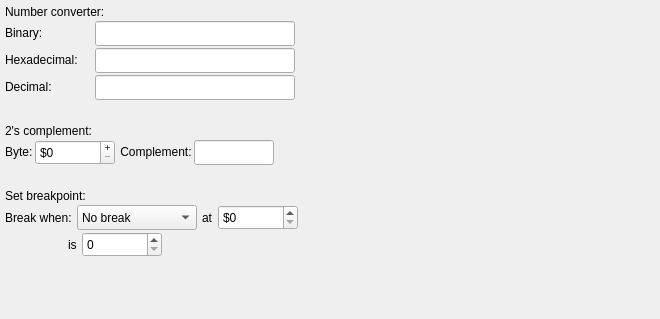
                <widget class="QWidget" name="debugScrollContent">
                 <property name="geometry">
                  <rect>
                   <x>0</x>
                   <y>0</y>
                   <width>660</width>
                   <height>319</height>
                  </rect>
                 </property>
                 <layout class="QVBoxLayout" name="verticalLayout_12">
                  <property name="spacing">
                   <number>2</number>
                  </property>
                  <property name="leftMargin">
                   <number>5</number>
                  </property>
                  <property name="topMargin">
                   <number>5</number>
                  </property>
                  <property name="rightMargin">
                   <number>5</number>
                  </property>
                  <property name="bottomMargin">
                   <number>5</number>
                  </property>
                  <item>
                   <widget class="QLabel" name="labelNumberConverter">
                    <property name="minimumSize">
                     <size>
                      <width>0</width>
                      <height>14</height>
                     </size>
                    </property>
                    <property name="maximumSize">
                     <size>
                      <width>16777215</width>
                      <height>14</height>
                     </size>
                    </property>
                    <property name="text">
                     <string>Number converter:</string>
                    </property>
                    <property name="alignment">
                     <set>Qt::AlignmentFlag::AlignLeading|Qt::AlignmentFlag::AlignLeft|Qt::AlignmentFlag::AlignVCenter</set>
                    </property>
                   </widget>
                  </item>
                  <item>
                   <widget class="QWidget" name="LayHorNumBin" native="true">
                    <property name="minimumSize">
                     <size>
                      <width>0</width>
                      <height>0</height>
                     </size>
                    </property>
                    <layout class="QHBoxLayout" name="horizontalLayout_5">
                     <property name="spacing">
                      <number>0</number>
                     </property>
                     <property name="leftMargin">
                      <number>0</number>
                     </property>
                     <property name="topMargin">
                      <number>0</number>
                     </property>
                     <property name="rightMargin">
                      <number>0</number>
                     </property>
                     <property name="bottomMargin">
                      <number>0</number>
                     </property>
                     <item>
                      <widget class="QLabel" name="labelBin">
                       <property name="sizePolicy">
                        <sizepolicy hsizetype="Fixed" vsizetype="Fixed">
                         <horstretch>0</horstretch>
                         <verstretch>0</verstretch>
                        </sizepolicy>
                       </property>
                       <property name="minimumSize">
                        <size>
                         <width>90</width>
                         <height>2</height>
                        </size>
                       </property>
                       <property name="maximumSize">
                        <size>
                         <width>90</width>
                         <height>22</height>
                        </size>
                       </property>
                       <property name="text">
                        <string>Binary:</string>
                       </property>
                       <property name="alignment">
                        <set>Qt::AlignmentFlag::AlignLeading|Qt::AlignmentFlag::AlignLeft|Qt::AlignmentFlag::AlignVCenter</set>
                       </property>
                      </widget>
                     </item>
                     <item>
                      <widget class="QLineEdit" name="lineEditBin">
                       <property name="sizePolicy">
                        <sizepolicy hsizetype="Fixed" vsizetype="Fixed">
                         <horstretch>0</horstretch>
                         <verstretch>0</verstretch>
                        </sizepolicy>
                       </property>
                       <property name="minimumSize">
                        <size>
                         <width>200</width>
                         <height>25</height>
                        </size>
                       </property>
                       <property name="maximumSize">
                        <size>
                         <width>200</width>
                         <height>25</height>
                        </size>
                       </property>
                      </widget>
                     </item>
                     <item>
                      <spacer name="spacerBin">
                       <property name="orientation">
                        <enum>Qt::Orientation::Horizontal</enum>
                       </property>
                       <property name="sizeHint" stdset="0">
                        <size>
                         <width>40</width>
                         <height>20</height>
                        </size>
                       </property>
                      </spacer>
                     </item>
                    </layout>
                   </widget>
                  </item>
                  <item>
                   <widget class="QWidget" name="LayHorNumHex" native="true">
                    <property name="minimumSize">
                     <size>
                      <width>0</width>
                      <height>0</height>
                     </size>
                    </property>
                    <layout class="QHBoxLayout" name="horizontalLayout_7">
                     <property name="spacing">
                      <number>0</number>
                     </property>
                     <property name="leftMargin">
                      <number>0</number>
                     </property>
                     <property name="topMargin">
                      <number>0</number>
                     </property>
                     <property name="rightMargin">
                      <number>0</number>
                     </property>
                     <property name="bottomMargin">
                      <number>0</number>
                     </property>
                     <item>
                      <widget class="QLabel" name="labelHex">
                       <property name="sizePolicy">
                        <sizepolicy hsizetype="Fixed" vsizetype="Fixed">
                         <horstretch>0</horstretch>
                         <verstretch>0</verstretch>
                        </sizepolicy>
                       </property>
                       <property name="minimumSize">
                        <size>
                         <width>90</width>
                         <height>2</height>
                        </size>
                       </property>
                       <property name="maximumSize">
                        <size>
                         <width>90</width>
                         <height>22</height>
                        </size>
                       </property>
                       <property name="text">
                        <string>Hexadecimal:</string>
                       </property>
                       <property name="alignment">
                        <set>Qt::AlignmentFlag::AlignLeading|Qt::AlignmentFlag::AlignLeft|Qt::AlignmentFlag::AlignVCenter</set>
                       </property>
                      </widget>
                     </item>
                     <item>
                      <widget class="QLineEdit" name="lineEditHex">
                       <property name="sizePolicy">
                        <sizepolicy hsizetype="Fixed" vsizetype="Fixed">
                         <horstretch>0</horstretch>
                         <verstretch>0</verstretch>
                        </sizepolicy>
                       </property>
                       <property name="minimumSize">
                        <size>
                         <width>200</width>
                         <height>25</height>
                        </size>
                       </property>
                       <property name="maximumSize">
                        <size>
                         <width>200</width>
                         <height>25</height>
                        </size>
                       </property>
                      </widget>
                     </item>
                     <item>
                      <spacer name="spacerHex">
                       <property name="orientation">
                        <enum>Qt::Orientation::Horizontal</enum>
                       </property>
                       <property name="sizeHint" stdset="0">
                        <size>
                         <width>40</width>
                         <height>20</height>
                        </size>
                       </property>
                      </spacer>
                     </item>
                    </layout>
                   </widget>
                  </item>
                  <item>
                   <widget class="QWidget" name="LayHorNumDec" native="true">
                    <property name="sizePolicy">
                     <sizepolicy hsizetype="Preferred" vsizetype="Preferred">
                      <horstretch>0</horstretch>
                      <verstretch>0</verstretch>
                     </sizepolicy>
                    </property>
                    <property name="minimumSize">
                     <size>
                      <width>0</width>
                      <height>0</height>
                     </size>
                    </property>
                    <property name="maximumSize">
                     <size>
                      <width>16777215</width>
                      <height>16777215</height>
                     </size>
                    </property>
                    <layout class="QHBoxLayout" name="horizontalLayout_8">
                     <property name="spacing">
                      <number>0</number>
                     </property>
                     <property name="leftMargin">
                      <number>0</number>
                     </property>
                     <property name="topMargin">
                      <number>0</number>
                     </property>
                     <property name="rightMargin">
                      <number>0</number>
                     </property>
                     <property name="bottomMargin">
                      <number>0</number>
                     </property>
                     <item>
                      <widget class="QLabel" name="labelDec">
                       <property name="sizePolicy">
                        <sizepolicy hsizetype="Fixed" vsizetype="Fixed">
                         <horstretch>0</horstretch>
                         <verstretch>0</verstretch>
                        </sizepolicy>
                       </property>
                       <property name="minimumSize">
                        <size>
                         <width>90</width>
                         <height>2</height>
                        </size>
                       </property>
                       <property name="maximumSize">
                        <size>
                         <width>90</width>
                         <height>22</height>
                        </size>
                       </property>
                       <property name="text">
                        <string>Decimal:</string>
                       </property>
                       <property name="alignment">
                        <set>Qt::AlignmentFlag::AlignLeading|Qt::AlignmentFlag::AlignLeft|Qt::AlignmentFlag::AlignVCenter</set>
                       </property>
                      </widget>
                     </item>
                     <item>
                      <widget class="QLineEdit" name="lineEditDec">
                       <property name="sizePolicy">
                        <sizepolicy hsizetype="Fixed" vsizetype="Fixed">
                         <horstretch>0</horstretch>
                         <verstretch>0</verstretch>
                        </sizepolicy>
                       </property>
                       <property name="minimumSize">
                        <size>
                         <width>200</width>
                         <height>25</height>
                        </size>
                       </property>
                       <property name="maximumSize">
                        <size>
                         <width>200</width>
                         <height>25</height>
                        </size>
                       </property>
                       <property name="placeholderText">
                        <string/>
                       </property>
                      </widget>
                     </item>
                     <item>
                      <spacer name="spacerDec">
                       <property name="orientation">
                        <enum>Qt::Orientation::Horizontal</enum>
                       </property>
                       <property name="sizeType">
                        <enum>QSizePolicy::Policy::Expanding</enum>
                       </property>
                       <property name="sizeHint" stdset="0">
                        <size>
                         <width>40</width>
                         <height>22</height>
                        </size>
                       </property>
                      </spacer>
                     </item>
                    </layout>
                   </widget>
                  </item>
                  <item>
                   <spacer name="spacerDebugMid1">
                    <property name="orientation">
                     <enum>Qt::Orientation::Vertical</enum>
                    </property>
                    <property name="sizeType">
                     <enum>QSizePolicy::Policy::Fixed</enum>
                    </property>
                    <property name="sizeHint" stdset="0">
                     <size>
                      <width>20</width>
                      <height>22</height>
                     </size>
                    </property>
                   </spacer>
                  </item>
                  <item>
                   <widget class="QLabel" name="label2COM">
                    <property name="minimumSize">
                     <size>
                      <width>0</width>
                      <height>14</height>
                     </size>
                    </property>
                    <property name="maximumSize">
                     <size>
                      <width>16777215</width>
                      <height>14</height>
                     </size>
                    </property>
                    <property name="text">
                     <string>2's complement:</string>
                    </property>
                    <property name="alignment">
                     <set>Qt::AlignmentFlag::AlignLeading|Qt::AlignmentFlag::AlignLeft|Qt::AlignmentFlag::AlignVCenter</set>
                    </property>
                   </widget>
                  </item>
                  <item>
                   <layout class="QHBoxLayout" name="LayHor2COM">
                    <item>
                     <widget class="QLabel" name="label2COMByte">
                      <property name="minimumSize">
                       <size>
                        <width>0</width>
                        <height>22</height>
                       </size>
                      </property>
                      <property name="maximumSize">
                       <size>
                        <width>16777215</width>
                        <height>22</height>
                       </size>
                      </property>
                      <property name="text">
                       <string>Byte:</string>
                      </property>
                     </widget>
                    </item>
                    <item>
                     <widget class="QSpinBox" name="line2COMIN">
                      <property name="minimumSize">
                       <size>
                        <width>80</width>
                        <height>25</height>
                       </size>
                      </property>
                      <property name="maximumSize">
                       <size>
                        <width>70</width>
                        <height>25</height>
                       </size>
                      </property>
                      <property name="buttonSymbols">
                       <enum>QAbstractSpinBox::ButtonSymbols::PlusMinus</enum>
                      </property>
                      <property name="prefix">
                       <string>$</string>
                      </property>
                      <property name="maximum">
                       <number>255</number>
                      </property>
                      <property name="displayIntegerBase">
                       <number>16</number>
                      </property>
                     </widget>
                    </item>
                    <item>
                     <widget class="QLabel" name="label2COMCOM">
                      <property name="minimumSize">
                       <size>
                        <width>0</width>
                        <height>22</height>
                       </size>
                      </property>
                      <property name="maximumSize">
                       <size>
                        <width>16777215</width>
                        <height>22</height>
                       </size>
                      </property>
                      <property name="text">
                       <string> Complement:</string>
                      </property>
                     </widget>
                    </item>
                    <item>
                     <widget class="QLineEdit" name="line2COMOUT">
                      <property name="sizePolicy">
                       <sizepolicy hsizetype="Fixed" vsizetype="Fixed">
                        <horstretch>0</horstretch>
                        <verstretch>0</verstretch>
                       </sizepolicy>
                      </property>
                      <property name="minimumSize">
                       <size>
                        <width>80</width>
                        <height>25</height>
                       </size>
                      </property>
                      <property name="maximumSize">
                       <size>
                        <width>80</width>
                        <height>25</height>
                       </size>
                      </property>
                      <property name="readOnly">
                       <bool>true</bool>
                      </property>
                     </widget>
                    </item>
                    <item>
                     <spacer name="spacer2COM">
                      <property name="orientation">
                       <enum>Qt::Orientation::Horizontal</enum>
                      </property>
                      <property name="sizeType">
                       <enum>QSizePolicy::Policy::Expanding</enum>
                      </property>
                      <property name="sizeHint" stdset="0">
                       <size>
                        <width>40</width>
                        <height>22</height>
                       </size>
                      </property>
                     </spacer>
                    </item>
                   </layout>
                  </item>
                  <item>
                   <spacer name="spacerDebugMid2">
                    <property name="orientation">
                     <enum>Qt::Orientation::Vertical</enum>
                    </property>
                    <property name="sizeType">
                     <enum>QSizePolicy::Policy::Fixed</enum>
                    </property>
                    <property name="sizeHint" stdset="0">
                     <size>
                      <width>20</width>
                      <height>22</height>
                     </size>
                    </property>
                   </spacer>
                  </item>
                  <item>
                   <widget class="QLabel" name="labelBreakpoint">
                    <property name="minimumSize">
                     <size>
                      <width>0</width>
                      <height>14</height>
                     </size>
                    </property>
                    <property name="maximumSize">
                     <size>
                      <width>16777215</width>
                      <height>14</height>
                     </size>
                    </property>
                    <property name="text">
                     <string>Set breakpoint:</string>
                    </property>
                    <property name="alignment">
                     <set>Qt::AlignmentFlag::AlignLeading|Qt::AlignmentFlag::AlignLeft|Qt::AlignmentFlag::AlignVCenter</set>
                    </property>
                   </widget>
                  </item>
                  <item>
                   <layout class="QHBoxLayout" name="LayHorBreakUp">
                    <property name="spacing">
                     <number>5</number>
                    </property>
                    <item>
                     <widget class="QLabel" name="labelWhen">
                      <property name="text">
                       <string>Break when:</string>
                      </property>
                     </widget>
                    </item>
                    <item>
                     <widget class="QComboBox" name="menuBreakWhen">
                      <property name="minimumSize">
                       <size>
                        <width>120</width>
                        <height>25</height>
                       </size>
                      </property>
                      <property name="maximumSize">
                       <size>
                        <width>120</width>
                        <height>25</height>
                       </size>
                      </property>
                      <item>
                       <property name="text">
                        <string>No break</string>
                       </property>
                      </item>
                      <item>
                       <property name="text">
                        <string>Line</string>
                       </property>
                      </item>
                      <item>
                       <property name="text">
                        <string>PC</string>
                       </property>
                      </item>
                      <item>
                       <property name="text">
                        <string>SP</string>
                       </property>
                      </item>
                      <item>
                       <property name="text">
                        <string>X register</string>
                       </property>
                      </item>
                      <item>
                       <property name="text">
                        <string>accumulator A</string>
                       </property>
                      </item>
                      <item>
                       <property name="text">
                        <string>accumulator B</string>
                       </property>
                      </item>
                      <item>
                       <property name="text">
                        <string>flag H</string>
                       </property>
                      </item>
                      <item>
                       <property name="text">
                        <string>flag I</string>
                       </property>
                      </item>
                      <item>
                       <property name="text">
                        <string>flag N</string>
                       </property>
                      </item>
                      <item>
                       <property name="text">
                        <string>flag Z</string>
                       </property>
                      </item>
                      <item>
                       <property name="text">
                        <string>flag V</string>
                       </property>
                      </item>
                      <item>
                       <property name="text">
                        <string>flag C</string>
                       </property>
                      </item>
                      <item>
                       <property name="text">
                        <string>Memory value</string>
                       </property>
                      </item>
                     </widget>
                    </item>
                    <item>
                     <widget class="QLabel" name="labelAt">
                      <property name="text">
                       <string>at</string>
                      </property>
                     </widget>
                    </item>
                    <item>
                     <widget class="QSpinBox" name="menuBreakAt">
                      <property name="minimumSize">
                       <size>
                        <width>80</width>
                        <height>25</height>
                       </size>
                      </property>
                      <property name="maximumSize">
                       <size>
                        <width>70</width>
                        <height>25</height>
                       </size>
                      </property>
                      <property name="prefix">
                       <string>$</string>
                      </property>
                      <property name="maximum">
                       <number>65535</number>
                      </property>
                      <property name="displayIntegerBase">
                       <number>16</number>
                      </property>
                     </widget>
                    </item>
                    <item>
                     <spacer name="spacerBreakUp">
                      <property name="orientation">
                       <enum>Qt::Orientation::Horizontal</enum>
                      </property>
                      <property name="sizeHint" stdset="0">
                       <size>
                        <width>40</width>
                        <height>20</height>
                       </size>
                      </property>
                     </spacer>
                    </item>
                   </layout>
                  </item>
                  <item>
                   <layout class="QHBoxLayout" name="LayHorBreakDown">
                    <property name="spacing">
                     <number>5</number>
                    </property>
                    <property name="leftMargin">
                     <number>63</number>
                    </property>
                    <item>
                     <widget class="QLabel" name="labelIs">
                      <property name="text">
                       <string>is</string>
                      </property>
                     </widget>
                    </item>
                    <item>
                     <widget class="QSpinBox" name="menuBreakIs">
                      <property name="minimumSize">
                       <size>
                        <width>80</width>
                        <height>25</height>
                       </size>
                      </property>
                      <property name="maximumSize">
                       <size>
                        <width>70</width>
                        <height>25</height>
                       </size>
                      </property>
                      <property name="prefix">
                       <string/>
                      </property>
                      <property name="displayIntegerBase">
                       <number>10</number>
                      </property>
                     </widget>
                    </item>
                    <item>
                     <spacer name="spacerBreakDown">
                      <property name="orientation">
                       <enum>Qt::Orientation::Horizontal</enum>
                      </property>
                      <property name="sizeHint" stdset="0">
                       <size>
                        <width>40</width>
                        <height>20</height>
                       </size>
                      </property>
                     </spacer>
                    </item>
                   </layout>
                  </item>
                  <item>
                   <spacer name="spacerDebugBottom">
                    <property name="orientation">
                     <enum>Qt::Orientation::Vertical</enum>
                    </property>
                    <property name="sizeHint" stdset="0">
                     <size>
                      <width>17</width>
                      <height>17</height>
                     </size>
                    </property>
                   </spacer>
                  </item>
                 </layout>
                </widget>
